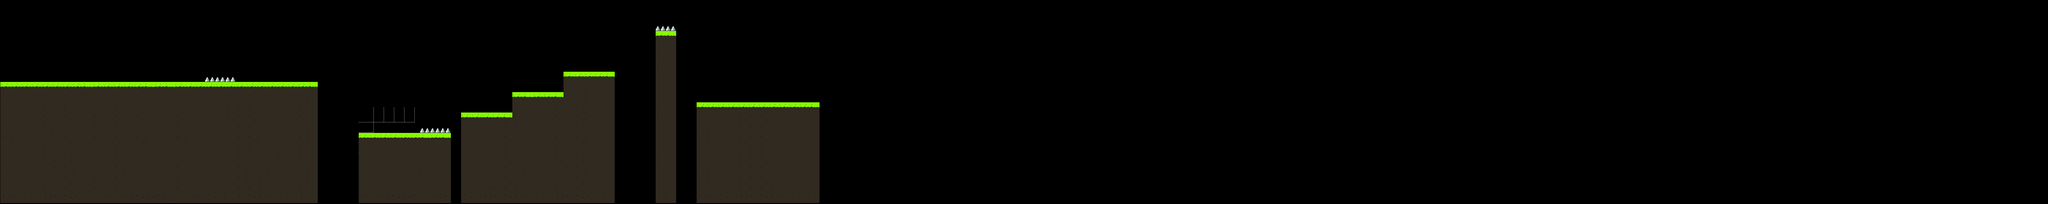

This is a level from a 2D game, rendered from its Tiled map with the project's own tilesets. A one-line summary and the map file follow, with tile-layer data summarised:
An orthogonal 200x20 tile map with 32x32 px tiles, 4 tile layers (Vines, Ground, Spikes, Tile Layer 4), 8 tilesets and 9 objects.

<map version="1.0" orientation="orthogonal" renderorder="right-down" width="200" height="20" tilewidth="32" tileheight="32" nextobjectid="168">
 <tileset firstgid="1" name="tile-duke-example" tilewidth="48" tileheight="48" margin="1" tilecount="56">
  <image source="tile-duke-example.png" width="432" height="383" />
 </tileset>
 <tileset firstgid="57" name="map1" tilewidth="68" tileheight="65" spacing="4" margin="4" tilecount="14">
  <image source="map1.png" trans="fffaf5" width="1008" height="72" />
 </tileset>
 <tileset firstgid="71" name="New Piskel (3) copy" tilewidth="40" tileheight="57" spacing="4" margin="4" tilecount="4">
  <image source="New Piskel (3) copy.png" trans="fffaf5" width="184" height="61" />
 </tileset>
 <tileset firstgid="75" name="floatingplatform" tilewidth="72" tileheight="32" tilecount="1">
  <image source="floatingplatform.png" trans="fffaf5" width="72" height="32" />
 </tileset>
 <tileset firstgid="76" name="vines1" tilewidth="64" tileheight="60" margin="8" tilecount="3">
  <image source="vines1.png" trans="fffaf5" width="216" height="72" />
 </tileset>
 <tileset firstgid="79" name="New Piskel (2) copy" tilewidth="64" tileheight="64" tilecount="2">
  <image source="New Piskel (2) copy.png" trans="fffaf5" width="128" height="64" />
 </tileset>
 <tileset firstgid="81" name="spike2" tilewidth="32" tileheight="16" tilecount="1">
  <image source="spike2.png" trans="fffaf5" width="32" height="16" />
 </tileset>
 <tileset firstgid="82" name="tree1" tilewidth="82" tileheight="122" tilecount="1">
  <image source="tree1.png" trans="fffaf5" width="82" height="122" />
 </tileset>
 <layer name="Vines" width="200" height="20">
  <data>[4000 cells, 16 non-empty, 1 distinct tile ids]</data>
 </layer>
 <layer name="Ground" width="200" height="20">
  <data>[4000 cells, 526 non-empty, 3 distinct tile ids]</data>
 </layer>
 <layer name="Spikes" width="200" height="20">
  <data>[4000 cells, 8 non-empty, 1 distinct tile ids]</data>
 </layer>
 <layer name="Tile Layer 4" width="200" height="20" opacity="0">
  <data>[4000 cells, 97 non-empty, 9 distinct tile ids]</data>
 </layer>
 <objectgroup name="SpikesObject">
  <object id="164" x="2051.1" y="79.489" width="56.7779" height="17.0334" />
  <object id="165" x="640.17" y="238.467" width="95.1029" height="18.4528" />
 </objectgroup>
 <objectgroup name="GroundObject">
  <object id="137" x="1121.98" y="416.265" width="285.32" height="220.538" />
  <object id="138" x="1444.52" y="355.617" width="472.777" height="278.429" />
  <object id="139" x="1601.65" y="290.834" width="158.511" height="68.918" />
  <object id="140" x="1760.17" y="223.294" width="158.511" height="132.323" />
  <object id="163" x="7.09723" y="259.759" width="985.096" height="378.992" />
  <object id="166" x="2046.84" y="95.1029" width="63.8751" height="542.229" />
  <object id="167" x="2178.85" y="322.214" width="377.573" height="313.698" />
 </objectgroup>
</map>
